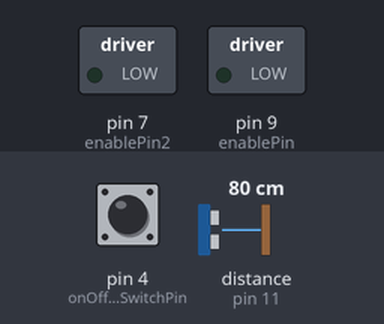
The sketch below on a simulated Arduino Uno, built with avr-gcc and run on an emulated ATmega328P. Shown: switched loads named in the sketch (green lamp = pin HIGH). The inputs (shaded band) are chosen by the test bench; at power-on: pin 4 (onOffSwitchStateSwitchPin) LOW, distance to the obstacle (sensor on pin 11) 80 cm. The echo pulse lasts 58.3 µs per cm; what the sketch prints to the serial monitor is not drawn.

Above: at 1.2 s.
1.3 s: pin 4 (onOffSwitchStateSwitchPin) pulled HIGH for 0.15 s
At 2.4 s:
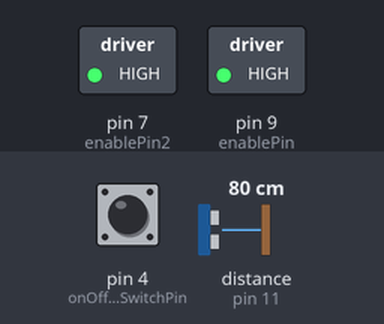
2.9 s: pin 4 (onOffSwitchStateSwitchPin) pulled HIGH for 1 s
At 3.6 s:
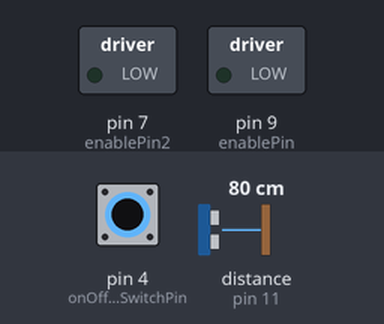
5.4 s: pin 4 (onOffSwitchStateSwitchPin) pulled HIGH for 3.2 s
At 6.8 s:
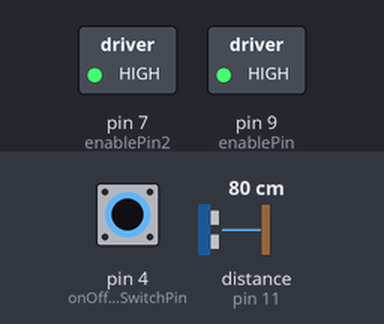
Timing chart, 0 to 8.4 s (numbered marks = the images above; inputs shaded):
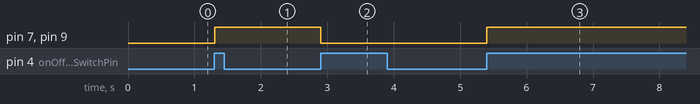

Measured:
- after the input at 1.3 s, pin 7 (enablePin2), pin 9 (enablePin): LOW → HIGH at once
- after the input at 2.9 s, pin 7 (enablePin2), pin 9 (enablePin): HIGH → LOW at once
- after the input at 5.4 s, pin 7 (enablePin2), pin 9 (enablePin): LOW → HIGH at once

The sketch:

Capstone_ObjectAvoidance.ino
```cpp
#include <NewPing.h>
#include <Smoothed.h>

#define TRIGGER_PIN  10  // Arduino pin tied to trigger pin on the ultrasonic sensor.
#define ECHO_PIN     11  // Arduino pin tied to echo pin on the ultrasonic sensor.
#define MAX_DISTANCE 100 // Maximum distance we want to ping for (in centimeters). Maximum sensor distance is rated at 400-500cm.

NewPing sonar(TRIGGER_PIN, ECHO_PIN, MAX_DISTANCE); // NewPing setup of pins and maximum distance.
Smoothed <int> smoothedDistance;

//PINOUT
const int controlPin1 = 2;  //Pin 7 on H-bridge
const int controlPin2 = 3; //Pin 2 on H-bridge

const int enablePin = 9;  //Pin 1 on H-bridge
const int enablePin2 =7;  // Pin 8 on H-Bridge

const int onOffSwitchStateSwitchPin = 4; //Switch with pulldown

//VARIABLES
int onOffSwitchState = 0;
int previousOnOffSwitchState = 0;
int motorEnabled = 0;

void setup() {
  Serial.begin(9600);
  smoothedDistance.begin(SMOOTHED_AVERAGE, 10);

  pinMode(enablePin, OUTPUT);
  pinMode(enablePin2, OUTPUT);
  pinMode(4, INPUT);
  digitalWrite(enablePin, LOW);
  digitalWrite(enablePin2, LOW);

  pinMode(TRIGGER_PIN, OUTPUT);
  pinMode(ECHO_PIN, INPUT);
}

void loop() {
  int realDistance = sonar.ping_cm();
  smoothedDistance.add(realDistance);
  int distance = smoothedDistance.get();
  Serial.println(distance);

 onOffSwitchState = digitalRead(onOffSwitchStateSwitchPin);
 delay(1);
  if(onOffSwitchState != previousOnOffSwitchState){
      if(onOffSwitchState == HIGH){
        motorEnabled = !motorEnabled;
        }
      }
  if(distance > 15 && distance <= 100 || distance == 0){
      digitalWrite(controlPin1, HIGH);
      digitalWrite(controlPin2, LOW);
  }
  if(distance < 10 && distance > 0){
      digitalWrite(controlPin1, LOW);
      digitalWrite(controlPin2, HIGH);
  }
   if(distance <= 15 && distance >= 10){
      digitalWrite(controlPin1, LOW);
      digitalWrite(controlPin2, LOW);
  }
  if (motorEnabled == 1){
      digitalWrite(enablePin, HIGH);
      digitalWrite(enablePin2, HIGH);
  }
   else{
    digitalWrite(enablePin, LOW);
      digitalWrite(enablePin2, LOW);
      }
// SAVE CURRENT STATE OF SWITCHES BEFORE ENDING LOOP
   previousOnOffSwitchState = onOffSwitchState;
}
```
